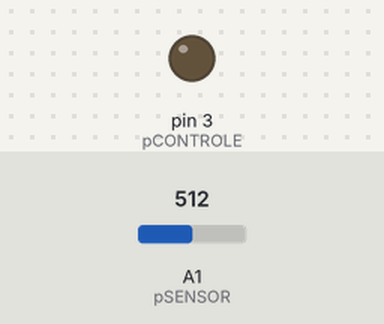
This sketch was run on a simulated Arduino Uno, built with avr-gcc and run on an emulated ATmega328P. Parts: output pins drawn as LEDs (lit = HIGH). Inputs (shaded band) come from the test bench; at power-on: A1 (pSENSOR) = 512.

Above: at 1.2 s.
1.3 s: A1 (pSENSOR) set to 522
At 2.4 s:
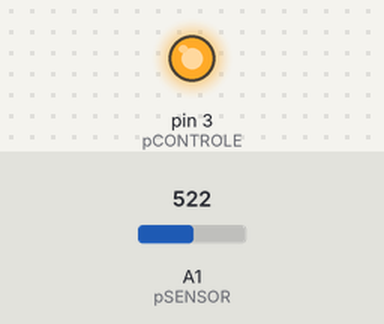
2.8 s: A1 (pSENSOR) set to 716
At 3.6 s:
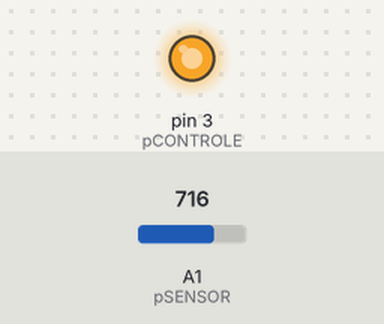
Timing chart, 0 to 5.8 s (numbered marks = the images above; inputs shaded):
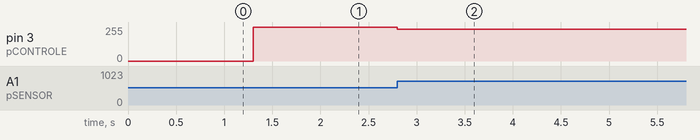

The sketch:

PID1.ino
```cpp
//Robo quer controlar termperatura do ambiente
//Tem um sensor de temperatura no pino A1
// 0 - 1023
// 0 = 0 graus
//1024 = 100 graus

//Pino 3 Aquecedor/resfriador
//0 -> Resfriando (max)
//50 -> Desligar
//100 -> aquecendo (max)

class PID {
	public:
	double error;
	double sample;
	double lastSample;

	double P;
	double kP;

	double I;
	double kI;

	double D;
	double kD;

	double PIDreturn = 0;

	double setPoint;
	long lastProcess;

	PID(double _kP,  double _kI, double _kD){
		kP = _kP;
		kI = _kI;
		kD = _kD;
	}
	void addNewSample(double _sample){
		sample = _sample;
	}
	void setSetPoint (double _setPoint){
		setPoint = _setPoint;
	}
	double process(){
		//Implementação P I D
		error = setPoint - sample;
		float deltaTime = (millis() - lastProcess) /1000.0;
		lastProcess = millis();
		//P
		P = error * kP;
		//I
		I += (error * kI) *deltaTime;
		//D
		D = (lastSample- sample) * kD * deltaTime;
	 	lastSample = sample;
	 	//PID
	 	PIDreturn = P + I + D;
	 	return PIDreturn;
	}
};

#define pSENSOR 	A1
#define pCONTROLE 	3

PID meuPID(1.0,0,0);

void setup()
{
	Serial.begin(9600);

	pinMode(pSENSOR, INPUT);
	pinMode(pCONTROLE, OUTPUT);
}

int controlePWM = 50;


void loop()
{
	//Le temperatura
	// 0 a 1023
	double temperature = map (analogRead(pSENSOR), 0, 1023, 0, 100);

	//Manda pro objeto meuPID
	meuPID.addNewSample(temperature);

 	//Converter Para Controle
 	controlePWM = meuPID.process() + 50;
	//Saida do controle
	analogWrite(pCONTROLE, controlePWM);
}
```

Measured:
- the behaviour switches between 521 and 522 on A1 (pSENSOR) (found by bisection; images 0 and 1)
- after the input at 1.3 s, pin 3 (pCONTROLE): 0/255 → 255/255 at once
- after the input at 2.8 s, pin 3 (pCONTROLE): 255/255 → 237/255 at once
